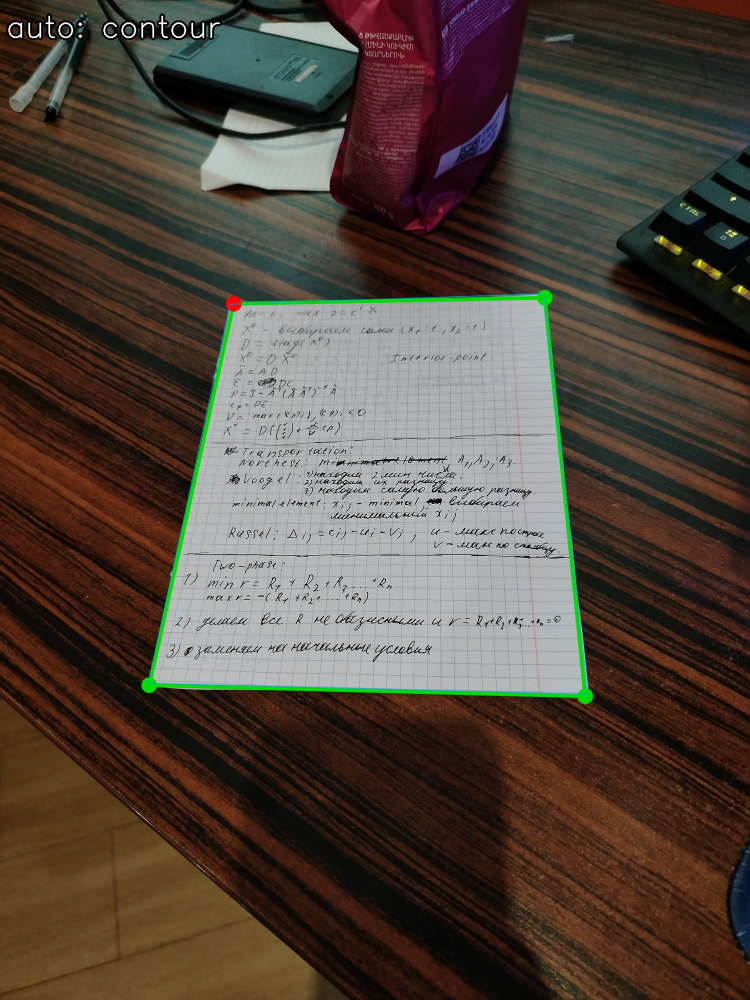
#> input picture homeworks/hw2-docscan/template/out/eval/01_auto.jpg, 1500 x 2000 px (shown at 1/2 size)
$ python -i docscan.py   (imports and definitions only)
#> lines starting #> are read from the running program, lines starting #| are printed output that depends on the picture; after the words box and inside, x2 and y2 are one past the last pixel; in counts of white or black regions, pixels touching at a corner belong together
# -*- coding: utf-8 -*-
"""ДЗ 2 «Сканер документов» — шаблон.

Запуск:  python docscan.py <команда> [аргументы]      (список команд — README.md)

Тринадцать функций с пометкой TODO — ваша работа; всё остальное (разбор
аргументов, чтение и запись, склейка этапов, разметка кликами, прогон по
набору, цикл видео) дано готовым. Склейку ``detect`` можно менять и улучшать;
имена и сигнатуры функций с TODO не меняйте — по ним работают тесты и проверка.
Самопроверка: ``pytest tests -q``.
"""
import argparse
import csv
import glob
import io
import itertools
import json
import os
import sys
import time

import cv2
import numpy as np

__version__ = "1.0"

A4 = 210.0 / 297.0                                  # W / H листа A4 в книжной ориентации
NOISE_KERNEL = np.float32([[1, -2, 1], [-2, 4, -2], [1, -2, 1]])   # разность двух лапласианов: Σh = 0, Σh² = 36

# --------------------------------------------------------------- ввод-вывод ---


# [18 lines left out: functions imread, imwrite, not called in this run]


def as_uint8(x):
    """float → uint8 только через обрезку (правило курса: uint8 переполняется молча)."""
    return np.clip(np.round(x), 0, 255).astype(np.uint8)


def to_gray(img):
    return cv2.cvtColor(img, cv2.COLOR_BGR2GRAY) if img.ndim == 3 else img


def work_image(img, long_side=640):
    """Кадр → серый рабочего размера (длинная сторона ≤ long_side, INTER_AREA — правило L4) и масштаб.

    Лист ищем на уменьшенном кадре: текст сливается в серое, границы листа остаются, а счёт
    дешевеет вчетверо на каждое уменьшение вдвое — без этого не будет 10 кадров в секунду.
    """
    h, w = img.shape[:2]
    scale = min(1.0, float(long_side) / max(h, w))
    if scale < 1.0:
        img = cv2.resize(img, (int(round(w * scale)), int(round(h * scale))), interpolation=cv2.INTER_AREA)
    return to_gray(img), scale


def to_full(pts, scale):
    """Координаты рабочего кадра → исходного: центр пикселя — в (x + 0.5), отсюда поправка на полпикселя (L4)."""
    return (np.asarray(pts, np.float32) + 0.5) / scale - 0.5


# ------------------------------------------------------------ 1. предобработка ---


def estimate_noise(gray):
    """Оценка σ шума по одному кадру, без эталона (в кодах яркости).

    Кадр сворачивается с NOISE_KERNEL — ядро гасит постоянную, наклон и прямые края вдоль осей,
    шум проходит: у белого шума σ отклик имеет σ_r = σ · sqrt(Σh²) = 6σ (формула L5).
    σ_r оцениваем робастно, через медиану модуля: для нормального закона median|r| = 0.6745 · σ_r —
    так текст и края (выбросы) оценку почти не сдвигают.
    """
    g = gray.astype(np.float32)
    # ───────────────────────── ВАШ КОД ─────────────────────────
    # 2–3 строки: cv2.filter2D(g, -1, NOISE_KERNEL) без крайних строк и столбцов → median(|r|) / 0.6745 / 6
    r = cv2.filter2D(g, -1, NOISE_KERNEL)[1:-1, 1:-1]
    return float(np.median(np.abs(r)) / 0.6745 / 6.0)
    # ───────────────────────────────────────────────────────────


def denoise(gray, noise_sigma, target=1.0, lo=1.0, hi=3.0):
    """Сглаживание Гауссом, σ фильтра — по измеренному шуму. Возвращает (кадр, σ фильтра).

    Гаусс с σ_f оставляет от шума σ_n · sqrt(Σh²) ≈ σ_n / (2 · sqrt(π) · σ_f) (L5). Отсюда σ_f, при которой
    остаётся target кодов; меньше lo не берём (Canny на несглаженном кадре ловит зерно), больше hi — тоже (углы листа скругляются).
    """
    # ───────────────────────── ВАШ КОД ─────────────────────────
    # 2–3 строки: sigma_f = noise_sigma / (2·sqrt(π)·target), обрезать np.clip в [lo, hi]; cv2.GaussianBlur(gray, (0, 0), sigma_f)
    sigma_f = noise_sigma / (2.0 * np.sqrt(np.pi) * target)
    sigma_f = float(np.clip(sigma_f, lo, hi))
    return cv2.GaussianBlur(gray, (0, 0), sigma_f), sigma_f
    # ───────────────────────────────────────────────────────────


# [5 lines left out: function noise_after_filter, not called in this run]


def erase_text(gray, k=9):
    """Серое закрытие (L3) ядром k × k стирает тёмные детали уже k px — строки текста, линии таблицы, волокна дерева.

    Границу «светлый лист / тёмный стол» закрытие не сдвигает и не размывает. k = 0 — шаг выключен:
    сравните карту краёв с ним и без него (команда edges, ключ --close).
    """
    return cv2.morphologyEx(gray, cv2.MORPH_CLOSE, np.ones((k, k), np.uint8)) if k and k > 1 else gray


# ------------------------------------------------------------------ 2. края ---


def auto_canny(gray, k=0.33):
    """Canny с порогами от медианы яркости кадра: lo = (1 − k) · m, hi = (1 + k) · m. Возвращает (края 0/255, (lo, hi)).

    Правило из туториалов — в отчёте его нужно проверить измерением на своих кадрах, а не принять на веру.
    """
    # ───────────────────────── ВАШ КОД ─────────────────────────
    # 3–4 строки: m = np.median(gray); lo и hi — целые, обрезанные в [0, 255]; cv2.Canny(gray, lo, hi, L2gradient=True)
    m = float(np.median(gray))
    lo = int(np.clip((1.0 - k) * m, 0, 255))
    hi = int(np.clip((1.0 + k) * m, 0, 255))
    return cv2.Canny(gray, lo, hi, L2gradient=True), (lo, hi)
    # ───────────────────────────────────────────────────────────


# ------------------------------------------------------- 3a. путь «контуры» ---


def quad_from_contours(edges, min_area=0.10, eps=0.02, close_k=5, top=5):
    """Карта краёв → четыре угла листа float32 (4, 2) или None.

    Закрытие (чтобы граница листа замкнулась) → findContours → крупнейшие по площади → approxPolyDP
    с допуском eps · периметр → первый выпуклый четырёхугольник площадью ≥ min_area кадра.
    """
    h, w = edges.shape[:2]
    # ───────────────────────── ВАШ КОД ─────────────────────────
    # 8–10 строк: morphologyEx(MORPH_CLOSE) ядром close_k; findContours(RETR_LIST, CHAIN_APPROX_SIMPLE)[-2]; сортировка по contourArea; approxPolyDP; len == 4, isContourConvex, площадь
    closed = cv2.morphologyEx(edges, cv2.MORPH_CLOSE, np.ones((close_k, close_k), np.uint8))
    contours = cv2.findContours(closed, cv2.RETR_LIST, cv2.CHAIN_APPROX_SIMPLE)[-2]
    contours = sorted(contours, key=cv2.contourArea, reverse=True)[:top]
    min_px = min_area * h * w
    for c in contours:
        peri = cv2.arcLength(c, True)
        if peri <= 0:
            continue
        approx = cv2.approxPolyDP(c, eps * peri, True)
        if len(approx) == 4 and cv2.isContourConvex(approx) and cv2.contourArea(approx) >= min_px:
            return np.float32(approx.reshape(4, 2))
    return None
    # ───────────────────────────────────────────────────────────


# --------------------------------------------------- 3b. путь «Хаф + RANSAC» ---


# [42 lines left out: functions hough_segments, segment_points, line_through, intersect, not called in this run]
    # ───────────────────────────────────────────────────────────


def point_line_dist(pts, line):
    """Расстояния точек (N, 2) до нормированной прямой (a, b, c), px."""
    return np.abs(pts[:, 0] * line[0] + pts[:, 1] * line[1] + line[2])


# [119 lines left out: functions fit_line, ransac_line, dominant_lines, is_convex_quad, quad_from_lines, quad_from_hough, not called in this run]


# ------------------------------------------------------------- 4. геометрия ---


def order_corners(pts):
    """Четыре точки в любом порядке → float32 (4, 2) по часовой стрелке, первым — угол с минимальной x + y.

    Для листа, снятого «примерно ровно», это tl, tr, br, bl. Порядок — по углу вокруг центроида: правило
    «суммы и разности» из занятия 4 при повороте листа на 45° даёт «бабочку», а сканеру лист кладут как угодно.
    """
    # ───────────────────────── ВАШ КОД ─────────────────────────
    # 3–4 строки: центроид; np.arctan2(dy, dx) → argsort (ось y вниз: по возрастанию угла — по часовой); np.roll так, чтобы первым стал argmin(x + y)
    pts = np.asarray(pts, np.float32).reshape(4, 2)
    c = pts.mean(0)
    ang = np.arctan2(pts[:, 1] - c[1], pts[:, 0] - c[0])
    ordered = pts[np.argsort(ang)]
    idx = int(np.argmin(ordered[:, 0] + ordered[:, 1]))
    return np.roll(ordered, -idx, axis=0).astype(np.float32)
    # ───────────────────────────────────────────────────────────


# [76 lines left out: functions rectify, quad_iou, remove_shadows, binarize, ink_match, not called in this run]


# ---------------------------------------------------------------- пайплайн ---


def looks_like_paper(gray, quad, ring=15, min_gain=1.05):
    """Проверка «это лист, а не книга и не монитор»: медиана яркости внутри четырёхугольника выше, чем в кольце вокруг него."""
    inside = np.zeros(gray.shape[:2], np.uint8)
    cv2.fillConvexPoly(inside, np.int32(np.round(quad)), 1)
    around = cv2.dilate(inside, np.ones((2 * ring + 1, 2 * ring + 1), np.uint8)) - inside
    if not inside.any() or not around.any():
        return True
    return float(np.median(gray[inside > 0])) >= min_gain * float(np.median(gray[around > 0]))


def edge_map(gray, canny="auto", k=0.33, close_k=9):
    """Серый рабочий кадр → (края, числа этапа): оценка шума → Гаусс по шуму → закрытие текста → Canny."""
    sigma_n = estimate_noise(gray)
    smooth, sigma_f = denoise(gray, sigma_n)
    smooth = erase_text(smooth, close_k)
    if canny == "auto":
        edges, (lo, hi) = auto_canny(smooth, k)
    else:
        lo, hi = int(canny[0]), int(canny[1])
        edges = cv2.Canny(smooth, lo, hi, L2gradient=True)
    return edges, {"noise_sigma": round(sigma_n, 2), "filter_sigma": round(sigma_f, 2), "median": float(np.median(smooth)),
                   "canny": [lo, hi], "edge_pct": round(float(100.0 * (edges > 0).mean()), 2)}


def detect(img, method="auto", long_side=640, canny="auto", k=0.33, close_k=9, paper_check=True, seed=0):
    """Кадр → (углы листа в координатах кадра, по часовой от верхнего левого, или None; числа этапов).

    method: ``contour`` — путь 3a, ``hough`` — путь 3b, ``auto`` — сначала контуры, не нашли — Хаф.
    canny: ``auto`` (пороги от медианы, параметр k) или пара (lo, hi). close_k — ядро закрытия текста (0 — без него).
    Эту склейку можно менять и улучшать — сигнатуры функций с TODO менять нельзя.
    """
    t0 = time.perf_counter()
    gray, scale = work_image(img, long_side)
    edges, info = edge_map(gray, canny, k, close_k)
    quad, path = None, None
    h, w = gray.shape[:2]
    for m in (("contour", "hough") if method == "auto" else (method,)):
        q = quad_from_contours(edges) if m == "contour" else quad_from_hough(edges, seed=seed)
        if q is not None:
            q_ordered = order_corners(q)

            touches_border = np.any(q_ordered < 2) or np.any(q_ordered[:, 0] > w - 3) or np.any(q_ordered[:, 1] > h - 3)

            if touches_border:
                q = None

        if q is not None and (not paper_check or looks_like_paper(gray, q)):
            quad, path = order_corners(to_full(q, scale)), m
            break
    info.update(path=path, ms=round(1000.0 * (time.perf_counter() - t0), 1))
    return quad, info


# [147 lines left out: functions draw_quad, load_annotations, save_annotations, pick_corners, evaluate, frames_from and 1 more, not called in this run]


# --------------------------------------------------------------------- CLI ---


def _log(**kw):
    print(json.dumps(kw, ensure_ascii=False))


def _canny_arg(s):
    return "auto" if s == "auto" else tuple(int(v) for v in s.split(","))


def _corners_list(q):
    return None if q is None else [[round(float(x), 1), round(float(y), 1)] for x, y in q]


def _detect_kw(a):
    return dict(long_side=a.long_side, canny=a.canny, k=a.k, close_k=a.close, paper_check=not a.no_paper_check, seed=a.seed)


def _gt_for(a, path):
    ann = load_annotations(a.ann) if getattr(a, "ann", None) else {}
    return ann.get(os.path.basename(path), "нет")


# [111 lines left out: functions cmd_noise, cmd_edges, cmd_detect, cmd_scan, cmd_binarize, _expand and 2 more, not called in this run]


def cmd_video(a):
    stats = run_video(a.source, a.method, a.seconds, not a.no_window, a.save, **_detect_kw(a))
    _log(command="video", source=a.source, method=a.method, **stats)


# [54 lines left out: functions build_parser, main, not called in this run]


# [3 lines not run here, left out]

>>> import cv2
>>> picture = cv2.imread('out/eval/01_auto.jpg')
#> picture is the input picture: shape (2000, 1500, 3); mean B, G, R 59.9, 69.7, 81.3
>>> result = detect(picture)
#> in work_image, `img = cv2.resize(img, (int(round(w * scale)), int(round(h * scale))), ..`:
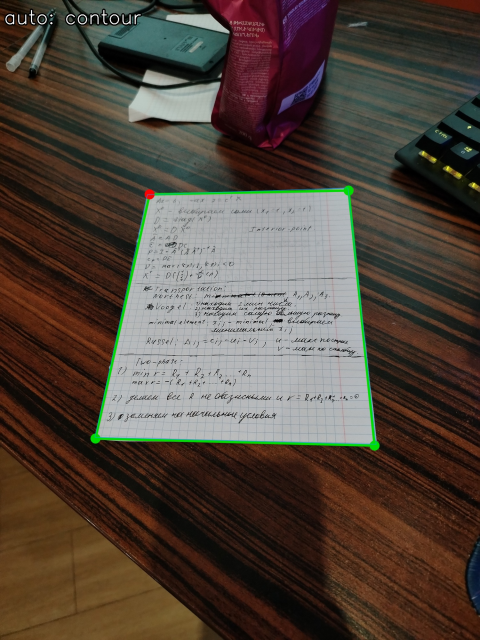
#> img: shape (640, 480, 3); mean of channels 0, 1, 2 59.9, 69.7, 81.3; drawn as B, G, R
#> in to_gray, `return cv2.cvtColor(img, cv2.COLOR_BGR2GRAY) if img.ndim == 3 else img`:
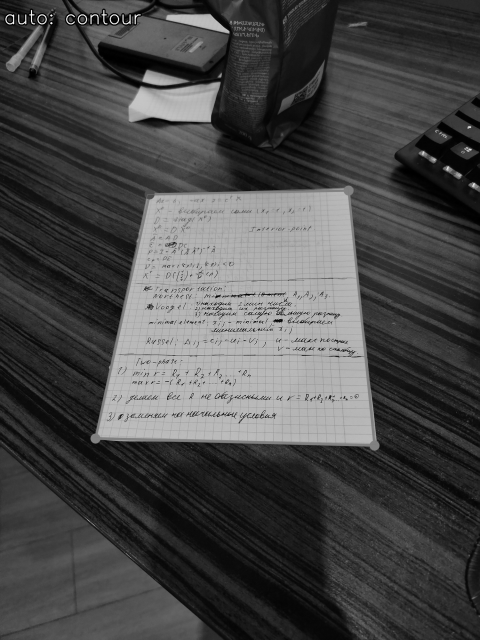
#> returned value: shape (640, 480); min 0, max 254, mean 72.1
#> in detect, `gray, scale = work_image(img, long_side)`: scale = 0.32
#> in estimate_noise, `r = cv2.filter2D(g, -1, NOISE_KERNEL)[1:-1, 1:-1]`:
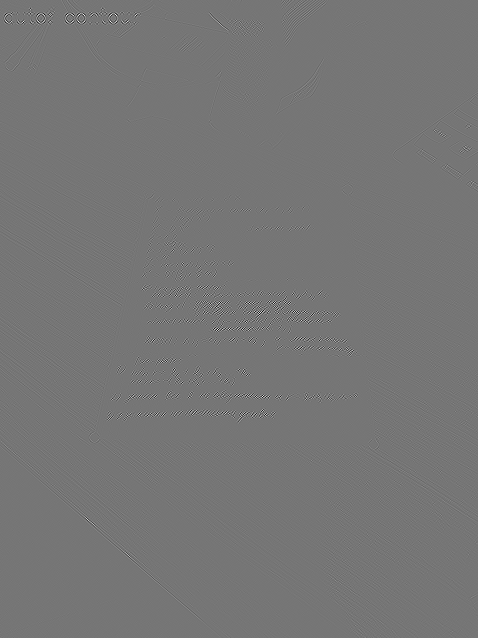
#> r: shape (638, 478) float32; min -627, max 726, mean 0; drawn with min black and max white
#> in edge_map, `sigma_n = estimate_noise(gray)`: sigma_n = 1.48
#> in denoise, `sigma_f = noise_sigma / (2.0 * np.sqrt(np.pi) * target)`: sigma_f = 0.418
#> in denoise, `sigma_f = float(np.clip(sigma_f, lo, hi))`: sigma_f = 1
#> in erase_text, `return cv2.morphologyEx(gray, cv2.MORPH_CLOSE, np.ones((k, k), np.uint..`:
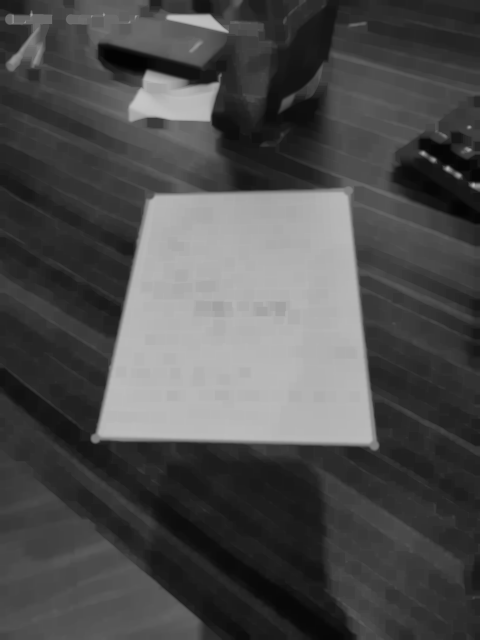
#> returned value: shape (640, 480); min 3, max 197, mean 77.7
#> in auto_canny, `m = float(np.median(gray))`: m = 58
#> in auto_canny, `lo = int(np.clip((1.0 - k) * m, 0, 255))`: lo = 38
#> in auto_canny, `hi = int(np.clip((1.0 + k) * m, 0, 255))`: hi = 77
#> in edge_map, `edges, (lo, hi) = auto_canny(smooth, k)`:
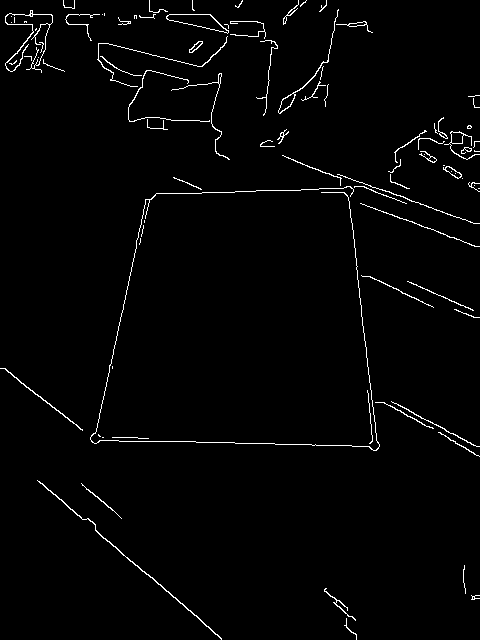
#> edges: shape (640, 480); 1.9% white in thin lines or dots
#> in edge_map, `edges, (lo, hi) = auto_canny(smooth, k)`: lo = 38; hi = 77
#> in detect, `edges, info = edge_map(gray, canny, k, close_k)`: info = {'noise_sigma': 1.48, 'filter_sigma': 1, 'median': 58, 'canny': [38, 77], 'edge_pct': 1.89}
#> the loop in detect, `for m in (("contour", "hough") if method == "auto" else (method,)):` made 1 pass
#> (q_ordered, touches_border, path) on pass 1: ([[156, 193], [343, 192], [368, 446], [96, 433]], False, 'contour')
#> pass 1, in quad_from_contours, `closed = cv2.morphologyEx(edges, cv2.MORPH_CLOSE, np.ones((close_k, cl..`:
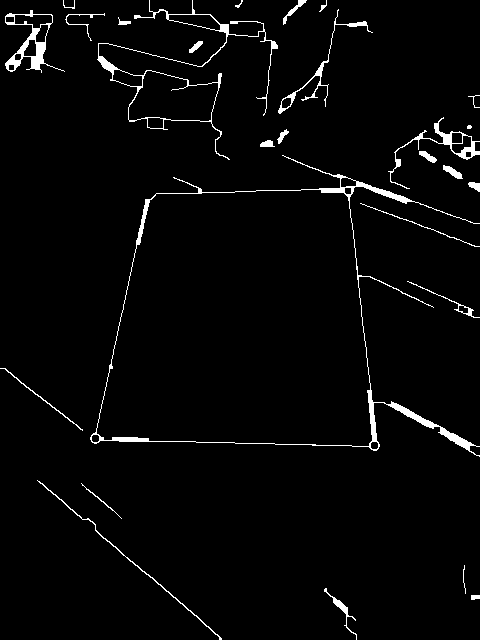
#> closed: shape (640, 480); 2.8% white; 27 white regions (1 under 20 px), largest, box (x1, y1, x2, y2) and area: (90, 155, 480, 457) 2987, (97, 0, 278, 160) 1436, (5, 10, 65, 73) 856
#> pass 1, in looks_like_paper, `around = cv2.dilate(inside, np.ones((2 * ring + 1, 2 * ring + 1), np.u..`:
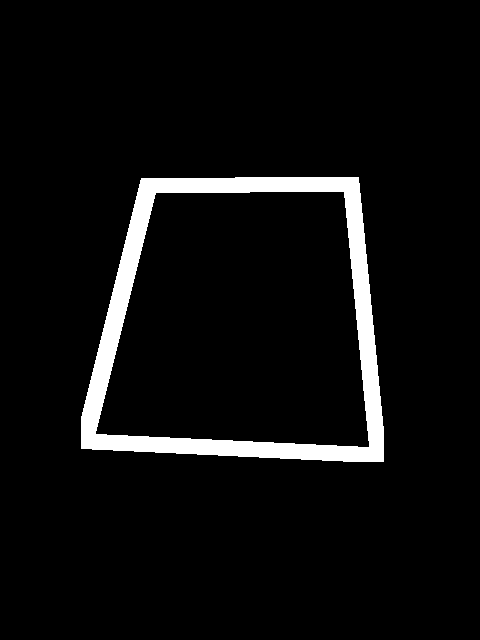
#> around: shape (640, 480); values 0 (black) and 1 (white), 5.4% white; 1 white region, box (x1, y1, x2, y2) and area: (81, 177, 384, 462) 16740
#> after the loop in detect, `for m in (("contour", "hough") if method == "auto" else (method,)):`: touches_border = False
